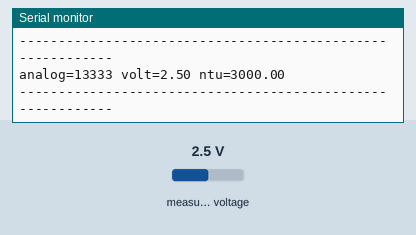
This sketch was run on a simulated ESP32. Shown: the last lines printed to the serial monitor. Inputs (shaded band) come from the test bench; at power-on: measured voltage 2.5 V.

Above: at 1.2 s.
1.3 s: measured voltage set to 0.1 V
At 2.6 s:
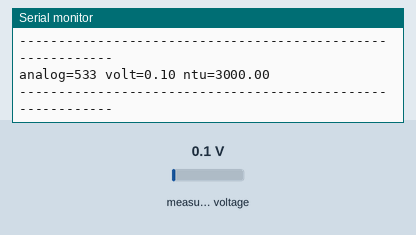
2.8 s: measured voltage set to 1.2 V
At 4.1 s:
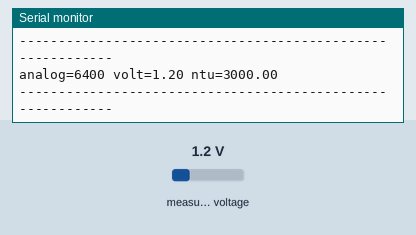
Timing chart, 0 to 5.8 s (numbered marks = the images above; inputs shaded):
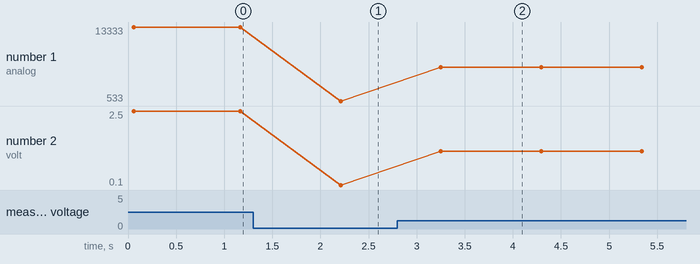

The sketch:

t05_ADS1115_Turbidity.ino
```cpp
/*
  ADS1115_Turbidity

  Tes baca nilai Turbidity air dengan sensor Turbidity melalui modul ADS1115.

  Rangkaian:
  - Sensor Turbidity terhubung ke pin A0 ADS1115
  - ADS1115 terhubung ke ESP32 dengan komunikasi I2C (SDA ke pin 8 dan SCL ke pin 9)

  https://www.khurslabs.com
*/

#include <Adafruit_ADS1X15.h>

Adafruit_ADS1115 ads;  /* Use this for the 16-bit version */
// Adafruit_ADS1015 ads;     /* Use this for the 12-bit version */
int offset = 0;

void setup(void)
{
  Serial.begin(9600);
  Serial.println("Hello!");

  Serial.println("Getting single-ended readings from AIN0..3");
  Serial.println("ADC Range: +/- 6.144V (1 bit = 3mV/ADS1015, 0.1875mV/ADS1115)");

  // The ADC input range (or gain) can be changed via the following
  // functions, but be careful never to exceed VDD +0.3V max, or to
  // exceed the upper and lower limits if you adjust the input range!
  // Setting these values incorrectly may destroy your ADC!
  //                                                                ADS1015  ADS1115
  //                                                                -------  -------
  // ads.setGain(GAIN_TWOTHIRDS);  // 2/3x gain +/- 6.144V  1 bit = 3mV      0.1875mV (default)
  // ads.setGain(GAIN_ONE);        // 1x gain   +/- 4.096V  1 bit = 2mV      0.125mV
  // ads.setGain(GAIN_TWO);        // 2x gain   +/- 2.048V  1 bit = 1mV      0.0625mV
  // ads.setGain(GAIN_FOUR);       // 4x gain   +/- 1.024V  1 bit = 0.5mV    0.03125mV
  // ads.setGain(GAIN_EIGHT);      // 8x gain   +/- 0.512V  1 bit = 0.25mV   0.015625mV
  // ads.setGain(GAIN_SIXTEEN);    // 16x gain  +/- 0.256V  1 bit = 0.125mV  0.0078125mV

  if (!ads.begin()) {
    Serial.println("Failed to initialize ADS.");
    while (1);
  }
}

void loop(void)
{
  int16_t adc0, adc1, adc2, adc3;
  float volts0, volts1, volts2, volts3;

  adc0 = ads.readADC_SingleEnded(0);
  // adc1 = ads.readADC_SingleEnded(1);
  // adc2 = ads.readADC_SingleEnded(2);
  // adc3 = ads.readADC_SingleEnded(3);

  volts0 = ads.computeVolts(adc0);
  // volts1 = ads.computeVolts(adc1);
  // volts2 = ads.computeVolts(adc2);
  // volts3 = ads.computeVolts(adc3);

  float ntu = ((-1120.4*(volts0*volts0))+(5742.3*volts0)-4352.9)-offset;
  // int ntu = map(volts0, 0.03, 4.3, 3000.0, 0.0);
  if(ntu<0){ntu=0;}
  if(volts0<2.5){ntu=3000.0;}
  Serial.print("analog=");
  Serial.print(adc0);
  Serial.print(" volt=");
  Serial.print(volts0);
  Serial.print(" ntu=");
  Serial.println(ntu); // print out the value you read:
  Serial.println();

  Serial.println("-----------------------------------------------------------");
  // Serial.print("AIN0: "); Serial.print(adc0); Serial.print("  "); Serial.print(volts0); Serial.println("V");
  // Serial.print("AIN1: "); Serial.print(adc1); Serial.print("  "); Serial.print(volts1); Serial.println("V");
  // Serial.print("AIN2: "); Serial.print(adc2); Serial.print("  "); Serial.print(volts2); Serial.println("V");
  // Serial.print("AIN3: "); Serial.print(adc3); Serial.print("  "); Serial.print(volts3); Serial.println("V");

  delay(1000);
}
```

Measured:
- after the input at 1.3 s, the serial monitor: prints a new line after 0.91 s (image 1)
- after the input at 2.8 s, the serial monitor: prints a new line after 0.45 s (image 2)
- plotted number 1: 13333 → 533 after the input at 1.3 s, 533 → 6400 after the input at 2.8 s
- plotted number 2: 2.5 → 0.1 after the input at 1.3 s, 0.1 → 1.2 after the input at 2.8 s
